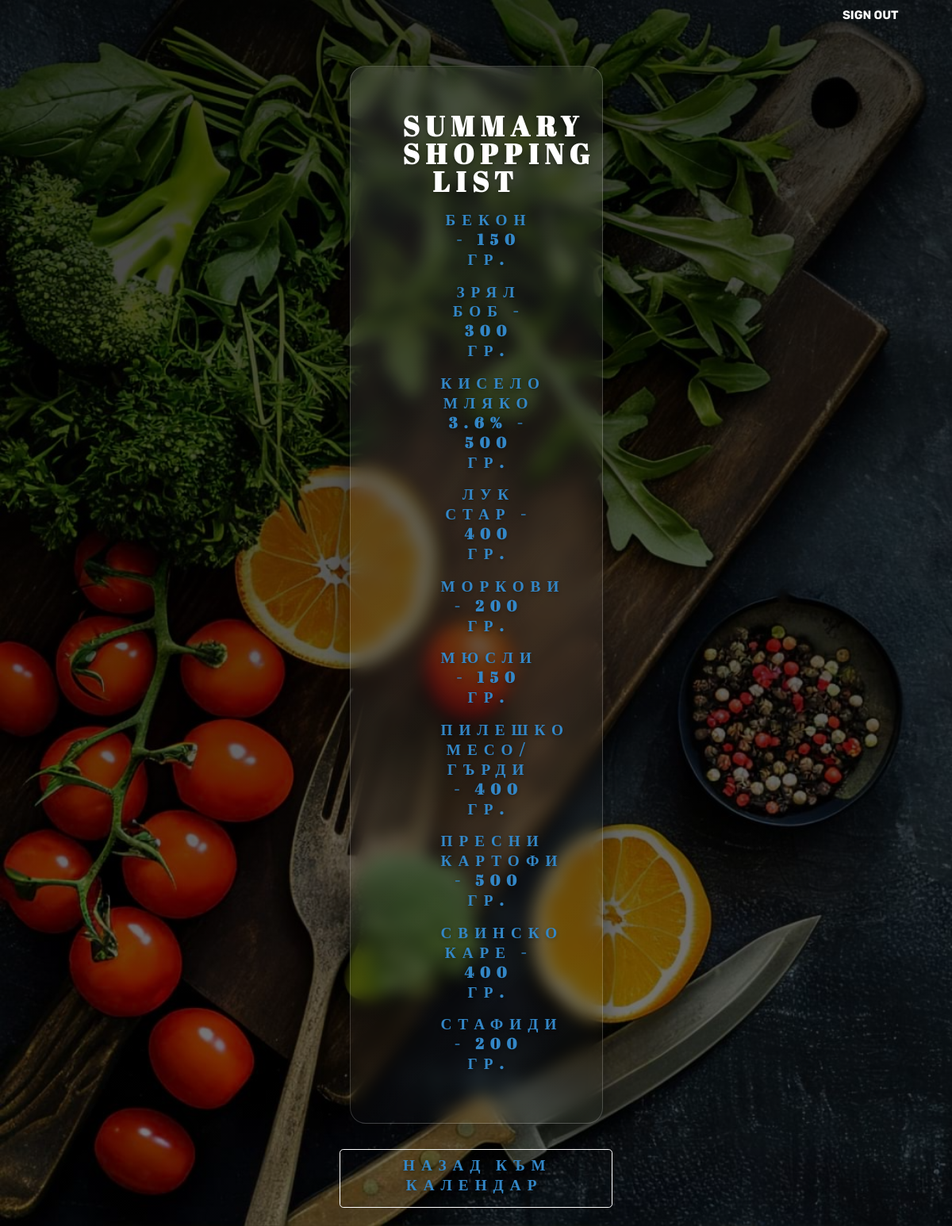
Page /summary_shopping_list/ (signed in) on the committed database.
### menu_planning/planning/models.py (models this page shows, shortened)
class Product(models.Model):
    name = models.CharField(max_length=100)
    unit = models.CharField(
        max_length=20,
        choices=[("броя", "броя"), ("гр.", "гр.")],
        default="гр.",
    )
    quantity_in_stock = models.DecimalField(max_digits=10, decimal_places=3, default=0)
    calories_per_100g = models.DecimalField(max_digits=5, decimal_places=1, null=True, blank=True)  # Optional field

### menu_planning/planning/views.py (the view)
# urls.py: path('summary_shopping_list/', views.SummaryShoppingListView.as_view(), name='summary_shopping_list'),
class SummaryShoppingListView(CustomLoginRequiredMixin, ErrorRedirectMixin, TemplateView):
    template_name = 'summary_shopping_list.html'
    def get_context_data(self, **kwargs):
        context = super().get_context_data(**kwargs)
        summary = (
            ShoppingListProduct.objects
            .values('product__name', 'product__unit')
            .annotate(total_quantity=Sum('quantity_required'))
            .order_by('product__name')
        )
        context['summary'] = summary
        return context

### menu_planning/users/mixins.py (called while the page is built, shortened)
    def dispatch(self, request, *args, **kwargs):
        if request.user.is_superuser:
            return super().dispatch(request, *args, **kwargs)

    def dispatch(self, request, *args, **kwargs):
        if not self.request.user.is_authenticated:
            return self.handle_no_permission()
        return super().dispatch(request, *args, **kwargs)

### templates/summary_shopping_list.html (shortened to what this page needs)
{% extends 'navbar.html' %}
{% load static %}
{% block header %}
    <section id="index-headline">
        <div class="index-message">
            <div class="plant-card">
                <h2>Summary Shopping List</h2>
                {% if summary %}
                    <ul>
                        {% for item in summary %}
                            <h1>
                                <oli>
                                    <span>{{ item.product__name }} - {{ item.total_quantity }} {{ item.product__unit }}</span>
                                </oli>
                            </h1>
                        {% endfor %}
                    </ul>
                {% else %}
                    <br>
                    <h4>Няма продукти за пазаруване.</h4>
                {% endif %}
            </div>
            <br>
            <button>
                <h1>
                    <a href="{% url 'home' %}"><span>Назад към календар</span></a>
                </h1>
            </button>
        </div>
    </section>
{% endblock header %}

### static/css/landing.css (style rules this page uses)
body { height: 100%; color: white; }
button { color: white; padding: 5px 25px; background-color: inherit; border: none; border-radius: 50px; cursor: pointer; transition: all 0.3s ease; }

### static/css/main.css (style rules this page uses)
html { font-family: Arial, sans-serif; font-size: 16px; box-sizing: border-box; }
*, *::before, *::after { margin: 0 auto; padding: 0; box-sizing: inherit; line-height: 1.3; }
h1, h2, h4, h5, h6 { padding: 0.2em 1rem; }
p, div { margin: 0 1em 0.5em 1em; }
ol, ul { margin: 0 1rem; }
button { font-weight: bold; padding: 0.2em; margin: 0.2em; border: 1px solid white; border-radius: 0.3em; background-color: transparent; }
a { margin: 0.2em; text-decoration: none; font-weight: bold; color: initial; }
#index-headline { width: auto; justify-content: right; padding: 25px 15px 20px; position: relative; box-sizing: border-box; text-align: center; }
#index-headline .index-message { display: inline-block; z-index: 999; margin: 0 auto; left: 0; top: 40%; text-align: center; width: 30% }
.index-message h1 { color: #ffffff; font-size: 120%; line-height: 1; font-weight: 700; letter-spacing: 8px; word-spacing: normal; text-transform: uppercase; text-shadow: 0 2px 5px rgba(0, 0, 0, 0.3); font-family: 'Abril Fatface', cursive; }
.index-message h2 { color: #ffffff; font-size: 220%; line-height: 1; font-weight: 700; letter-spacing: 8px; word-spacing: normal; text-transform: uppercase; text-shadow: 0 2px 5px rgba(0, 0, 0, 0.3); font-family: 'Abril Fatface', cursive; }
.plant-card { background: linear-gradient(135deg, rgba(255, 255, 255, 0.1), rgba(255, 255, 255, 0)); backdrop-filter: blur(10px); -webkit-backdrop-filter: blur(10px); border-radius: 20px; border: 1px solid rgba(255, 255, 255, 0.18); box-shadow: 0 8px 32px rgba(0, 0, 0, 0.37); margin-top: 20px; padding: 50px; background-position: right 35% bottom 45%; box-sizing: border-box; float: inherit; height: auto; }

### static/css/navigation.css (style rules this page uses)
body { background: linear-gradient(rgba(0, 0, 0, 0.76), rgba(0, 0, 0, 0.5)), url('food_board_2.jpg'); background-attachment: fixed; background-size: cover; }
h1 span { color: #3387C7; }

### rows in the picture
Product: product__name "БЕКОН", total_quantity "150", product__unit "ГР."
Product: product__name "ЗРЯЛ БОБ", total_quantity "300", product__unit "ГР."
Product: product__name "КИСЕЛО МЛЯКО 3.6%", total_quantity "500", product__unit "ГР."
Product: product__name "ЛУК СТАР", total_quantity "400", product__unit "ГР."
Product: product__name "МОРКОВИ", total_quantity "200", product__unit "ГР."
Product: product__name "МЮСЛИ", total_quantity "150", product__unit "ГР."
Product: product__name "ПИЛЕШКО МЕСО/ГЪРДИ", total_quantity "400", product__unit "ГР."
Product: product__name "ПРЕСНИ КАРТОФИ", total_quantity "500", product__unit "ГР."
Product: product__name "СВИНСКО КАРЕ", total_quantity "400", product__unit "ГР."
Product: product__name "СТАФИДИ", total_quantity "200", product__unit "ГР."
